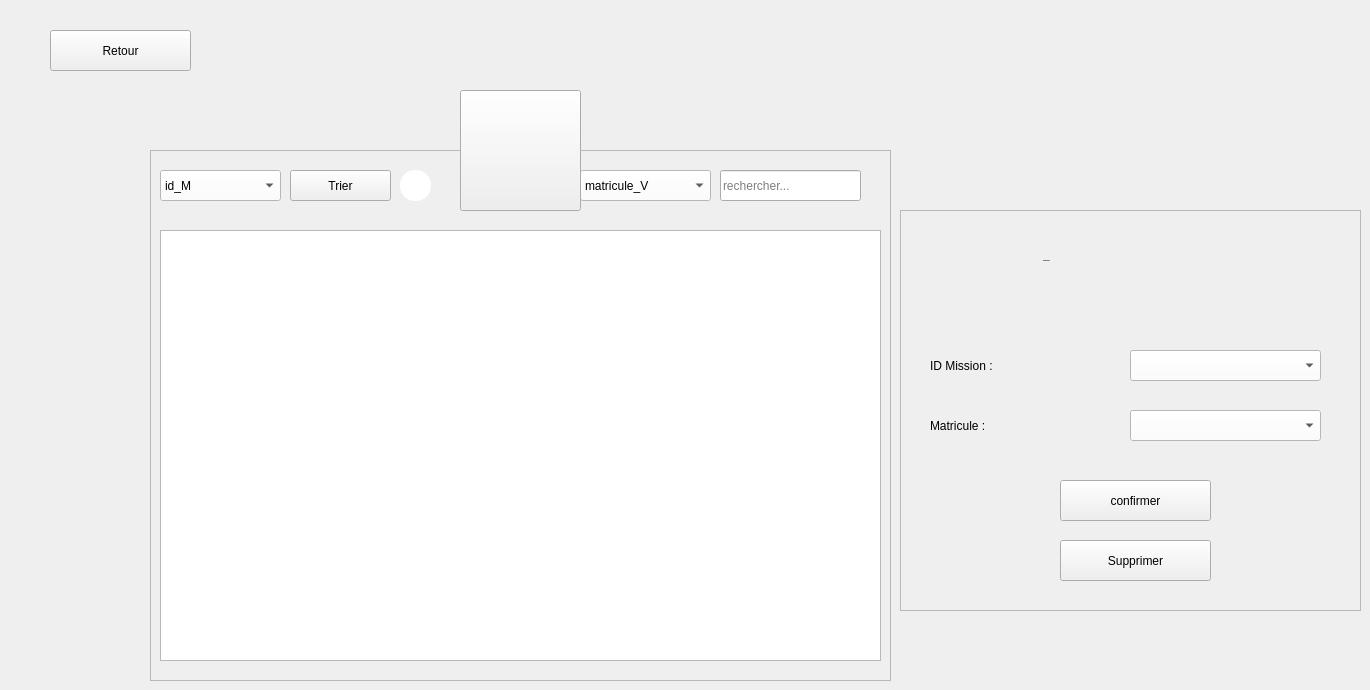
    <widget class="QWidget" name="AffectationVehicule">
     <widget class="QToolButton" name="toolButton_56">
      <property name="geometry">
       <rect>
        <x>460</x>
        <y>90</y>
        <width>121</width>
        <height>121</height>
       </rect>
      </property>
      <property name="text">
       <string/>
      </property>
      <property name="icon">
       <iconset>
        <normaloff>:/resources/images/tactics.png</normaloff>:/resources/images/tactics.png</iconset>
      </property>
      <property name="iconSize">
       <size>
        <width>64</width>
        <height>64</height>
       </size>
      </property>
     </widget>
     <widget class="QPushButton" name="B_BackToGestions_11">
      <property name="geometry">
       <rect>
        <x>50</x>
        <y>30</y>
        <width>141</width>
        <height>41</height>
       </rect>
      </property>
      <property name="text">
       <string>Retour</string>
      </property>
      <property name="icon">
       <iconset>
        <normaloff>:/resources/images/back-arrow.png</normaloff>:/resources/images/back-arrow.png</iconset>
      </property>
     </widget>
     <widget class="QFrame" name="frame_42">
      <property name="geometry">
       <rect>
        <x>900</x>
        <y>210</y>
        <width>461</width>
        <height>401</height>
       </rect>
      </property>
      <property name="styleSheet">
       <string notr="true"/>
      </property>
      <property name="frameShape">
       <enum>QFrame::StyledPanel</enum>
      </property>
      <property name="frameShadow">
       <enum>QFrame::Raised</enum>
      </property>
      <widget class="QLabel" name="L_ConfigIntervenant_18">
       <property name="geometry">
        <rect>
         <x>143</x>
         <y>20</y>
         <width>171</width>
         <height>61</height>
        </rect>
       </property>
       <property name="font">
        <font>
         <family>century gothic</family>
         <pointsize>-1</pointsize>
         <weight>75</weight>
         <bold>true</bold>
        </font>
       </property>
       <property name="styleSheet">
        <string notr="true">background: transparent;</string>
       </property>
       <property name="text">
        <string>Configuration</string>
       </property>
      </widget>
      <widget class="QLabel" name="L_CB_ID_7">
       <property name="geometry">
        <rect>
         <x>30</x>
         <y>140</y>
         <width>191</width>
         <height>31</height>
        </rect>
       </property>
       <property name="styleSheet">
        <string notr="true">background: transparent;</string>
       </property>
       <property name="text">
        <string>ID Mission :</string>
       </property>
      </widget>
      <widget class="QComboBox" name="CB_IDAffMiss_2">
       <property name="geometry">
        <rect>
         <x>230</x>
         <y>140</y>
         <width>191</width>
         <height>31</height>
        </rect>
       </property>
       <property name="styleSheet">
        <string notr="true">background: white;</string>
       </property>
      </widget>
      <widget class="QPushButton" name="B_ConfirmerAffectation_2">
       <property name="geometry">
        <rect>
         <x>160</x>
         <y>270</y>
         <width>151</width>
         <height>41</height>
        </rect>
       </property>
       <property name="text">
        <string>confirmer</string>
       </property>
       <property name="icon">
        <iconset>
         <normaloff>:/resources/images/confirm.png</normaloff>:/resources/images/confirm.png</iconset>
       </property>
       <property name="iconSize">
        <size>
         <width>23</width>
         <height>23</height>
        </size>
       </property>
      </widget>
      <widget class="QComboBox" name="CB_IDAffVeh_2">
       <property name="geometry">
        <rect>
         <x>230</x>
         <y>200</y>
         <width>191</width>
         <height>31</height>
        </rect>
       </property>
       <property name="styleSheet">
        <string notr="true">background: white;</string>
       </property>
      </widget>
      <widget class="QLabel" name="L_CB_ID_8">
       <property name="geometry">
        <rect>
         <x>30</x>
         <y>200</y>
         <width>211</width>
         <height>31</height>
        </rect>
       </property>
       <property name="styleSheet">
        <string notr="true">background: transparent;</string>
       </property>
       <property name="text">
        <string>Matricule :</string>
       </property>
      </widget>
      <widget class="QPushButton" name="supprimera_2">
       <property name="geometry">
        <rect>
         <x>160</x>
         <y>330</y>
         <width>151</width>
         <height>41</height>
        </rect>
       </property>
       <property name="text">
        <string>Supprimer</string>
       </property>
       <property name="icon">
        <iconset>
         <normaloff>:/resources/images/trash.png</normaloff>:/resources/images/trash.png</iconset>
       </property>
       <property name="iconSize">
        <size>
         <width>23</width>
         <height>23</height>
        </size>
       </property>
      </widget>
     </widget>
     <widget class="QFrame" name="frame_43">
      <property name="geometry">
       <rect>
        <x>150</x>
        <y>150</y>
        <width>741</width>
        <height>531</height>
       </rect>
      </property>
      <property name="styleSheet">
       <string notr="true"/>
      </property>
      <property name="frameShape">
       <enum>QFrame::StyledPanel</enum>
      </property>
      <property name="frameShadow">
       <enum>QFrame::Raised</enum>
      </property>
      <widget class="QPushButton" name="B_Trier_8">
       <property name="geometry">
        <rect>
         <x>140</x>
         <y>20</y>
         <width>101</width>
         <height>31</height>
        </rect>
       </property>
       <property name="styleSheet">
        <string notr="true"/>
       </property>
       <property name="text">
        <string>Trier</string>
       </property>
       <property name="icon">
        <iconset>
         <normaloff>:/Recources/Images/ascending-sort.png</normaloff>:/Recources/Images/ascending-sort.png</iconset>
       </property>
       <property name="iconSize">
        <size>
         <width>18</width>
         <height>18</height>
        </size>
       </property>
      </widget>
      <widget class="QTableView" name="T_Affectation_2">
       <property name="geometry">
        <rect>
         <x>10</x>
         <y>80</y>
         <width>721</width>
         <height>431</height>
        </rect>
       </property>
       <property name="styleSheet">
        <string notr="true">background :white;
background: QLinearGradient( x1: 0, y1: 0, x2: 1, y2: 0,stop: 0 #fff, stop: 1 #eee,stop: 0.5 #ddd,stop: 1 #eee );
selection-background-color:QLinearGradient( x1: 0, y1: 0, x2: 1, y2: 0,stop: 0 #FF0000, stop: 1 #FF5F5F,stop: 0.5 #FEAAAA,stop: 1 #eee);
QTableView::item:focus{selection-background-color: red;}
QScrollBar:vertical{ width: 20px; background: none; /* only these sort effect about width ...*/}
QScrollBar::handle:vertical{ border: 3px solid #5E749C;text-align: top;padding: 4px;border-radius: 5px; border-bottom-left-radius: 5px;background: QLinearGradient( x1: 0, y1: 0, x2: 1, y2: 0,stop: 0 #fff, stop: 1 #eee,stop: 0.5 #ddd,stop: 1 #eee ); width: 25px; min-height: 20px; max-height: 25px; /*these sort no effect*/ }
QScrollBar::add-page:vertical {border: 3px solid red;text-align: top;padding: 4px;border-radius: 5px; border-bottom-left-radius: 5px;background:  red; /* adding width: xx px; sorting no effect .. why? */}
QScrollBar::sub-page:vertical {border: 3px solid green;text-align: top;padding: 4px;border-radius: 5px; border-bottom-left-radius: 5px;background:  green; /* adding width: xx px; sorting no effect .. why? */ }</string>
       </property>
       <attribute name="horizontalHeaderCascadingSectionResizes">
        <bool>false</bool>
       </attribute>
       <attribute name="horizontalHeaderDefaultSectionSize">
        <number>117</number>
       </attribute>
      </widget>
      <widget class="QComboBox" name="cc_2">
       <property name="geometry">
        <rect>
         <x>10</x>
         <y>20</y>
         <width>121</width>
         <height>31</height>
        </rect>
       </property>
       <property name="styleSheet">
        <string notr="true">background: white;</string>
       </property>
       <item>
        <property name="text">
         <string>id_M</string>
        </property>
       </item>
       <item>
        <property name="text">
         <string>matricule_V</string>
        </property>
       </item>
      </widget>
      <widget class="QPushButton" name="annulera_2">
       <property name="geometry">
        <rect>
         <x>250</x>
         <y>20</y>
         <width>31</width>
         <height>31</height>
        </rect>
       </property>
       <property name="cursor">
        <cursorShape>PointingHandCursor</cursorShape>
       </property>
       <property name="styleSheet">
        <string notr="true">QPushButton {
	background: white;
	border-radius: 15px;
}

QPushButton:hover {
	background: #BEBEBE;
}</string>
       </property>
       <property name="text">
        <string/>
       </property>
       <property name="icon">
        <iconset>
         <normaloff>:/resources/images/close.png</normaloff>:/resources/images/close.png</iconset>
       </property>
       <property name="iconSize">
        <size>
         <width>16</width>
         <height>16</height>
        </size>
       </property>
      </widget>
      <widget class="QLineEdit" name="recherchera_2">
       <property name="geometry">
        <rect>
         <x>570</x>
         <y>20</y>
         <width>141</width>
         <height>31</height>
        </rect>
       </property>
       <property name="placeholderText">
        <string>rechercher...</string>
       </property>
      </widget>
      <widget class="QComboBox" name="lineedit_2">
       <property name="geometry">
        <rect>
         <x>430</x>
         <y>20</y>
         <width>131</width>
         <height>31</height>
        </rect>
       </property>
       <property name="styleSheet">
        <string notr="true">background: white;</string>
       </property>
       <item>
        <property name="text">
         <string>matricule_V</string>
        </property>
       </item>
       <item>
        <property name="text">
         <string>ID_M</string>
        </property>
       </item>
      </widget>
     </widget>
     <zorder>B_BackToGestions_11</zorder>
     <zorder>frame_42</zorder>
     <zorder>frame_43</zorder>
     <zorder>toolButton_56</zorder>
    </widget>
